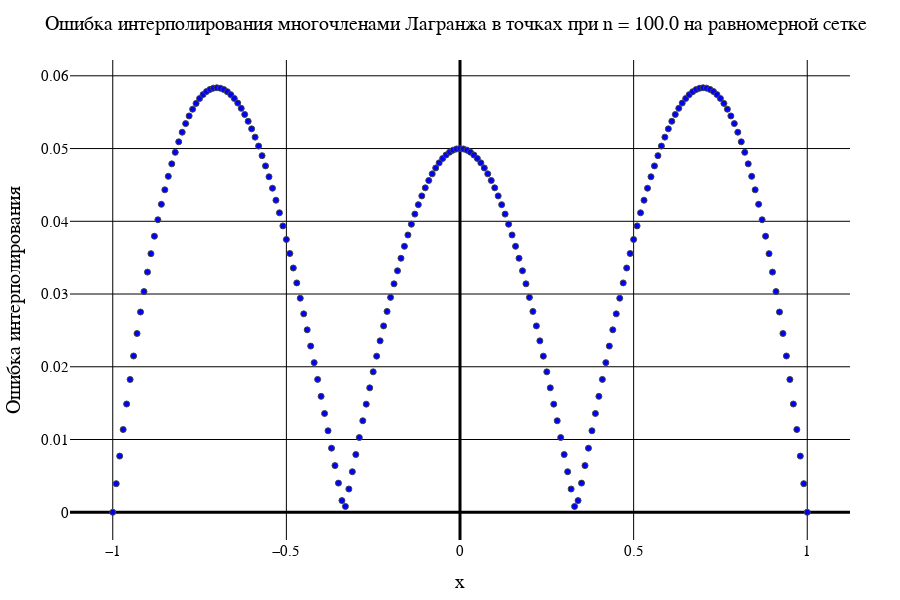

Source (notebook cell):
### Code cell
data1[2]

### Figure 1 — Plotly figure (JSON) as saved in the notebook; plotly's stock layout.template omitted (floating-point values rounded to 4 significant figures; data arrays with more than 128 entries replaced by an {"elided": "..."} marker saying what was removed)
{"data": [{"marker": {"color": "blue", "line": {"width": 1}, "showline": true}, "mode": "markers", "type": "scatter", "x": {"elided": "201 float values"}, "y": {"elided": "201 float values"}}], "layout": {"coloraxis": {"outlinecolor": "black"}, "font": {"color": "black", "family": "Times New Roman"}, "height": 600, "margin": {"b": 50, "l": 50, "r": 50, "t": 60}, "paper_bgcolor": "white", "plot_bgcolor": "white", "title": {"autosize": false, "font": {"color": "black", "family": "Times New Roman", "size": 20}, "paper_bgcolor": "red", "text": "Ошибка интерполирования многочленами Лагранжа в точках при n = 100.0 на равномерной сетке"}, "width": 900, "xaxis": {"color": "black", "gridcolor": "black", "gridwidth": 1, "tickfont": {"size": 15}, "title": {"font": {"color": "black", "family": "Times New Roman", "size": 20}, "text": "x"}, "zerolinecolor": "black", "zerolinewidth": 3}, "yaxis": {"exponentformat": "power", "gridcolor": "black", "gridwidth": 1, "tickfont": {"size": 15}, "title": {"font": {"color": "black", "family": "Times New Roman", "size": 20}, "text": "Ошибка интерполирования"}, "zerolinecolor": "black", "zerolinewidth": 3}}}
